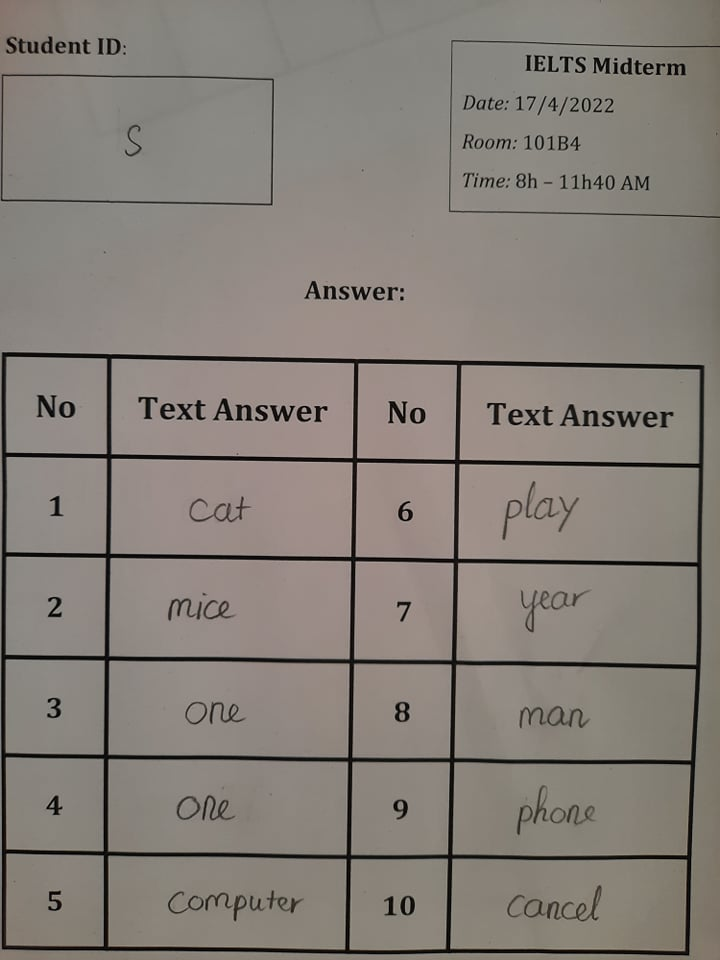
#> input picture raspcode/app/data/image_5.jpg, 720 x 960 px
$ python sys.py
#> lines starting #> are read from the running program, lines starting #| are printed output that depends on the picture; after the words box and inside, x2 and y2 are one past the last pixel; in counts of white or black regions, pixels touching at a corner belong together
import cv2
import numpy as np

image = cv2.imread("data/image_5.jpg")
#> image is the input picture: shape (960, 720, 3); mean B, G, R 120.4, 127.1, 133.8
#image = cv2.rotate(image, cv2.ROTATE_90_COUNTERCLOCKWISE)
#image = cv2.rotate(image, cv2.ROTATE_90_COUNTERCLOCKWISE)s
image = cv2.resize(image, (1080, 720))
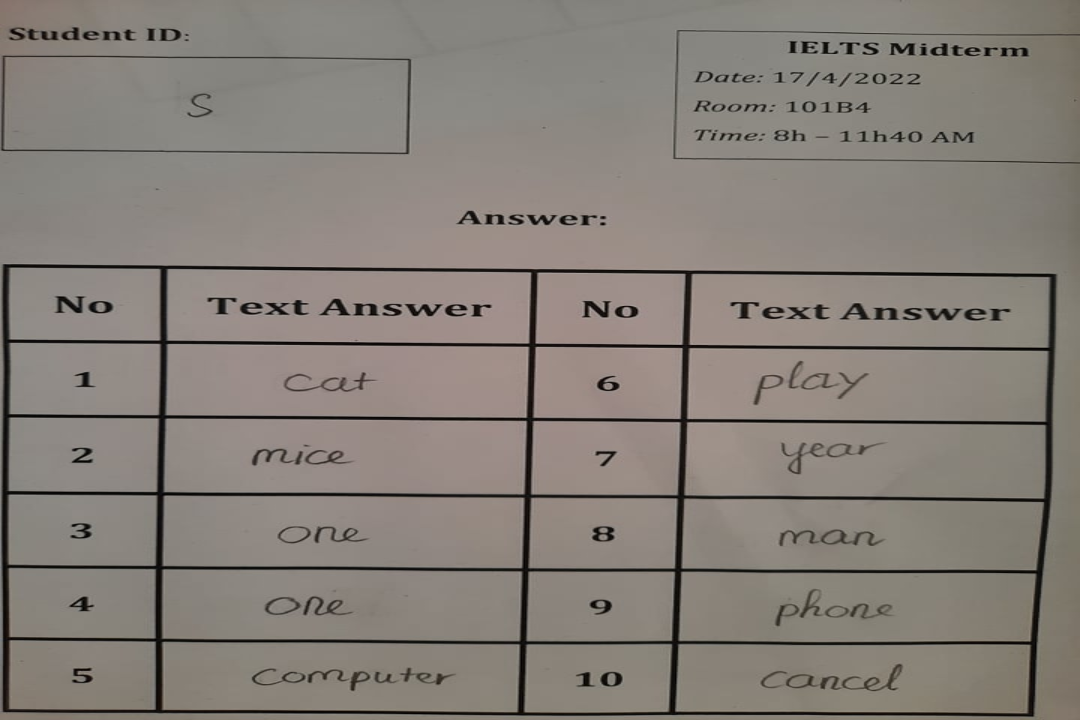
#> image: shape (720, 1080, 3); mean B, G, R 120.3, 127.1, 133.8


gray = cv2.cvtColor(image, cv2.COLOR_BGR2GRAY)

gray = cv2.bilateralFilter(gray, 11, 17, 17)
kernel = np.ones((5,5),np.uint8)
erosion = cv2.erode(gray,kernel,iterations = 2)
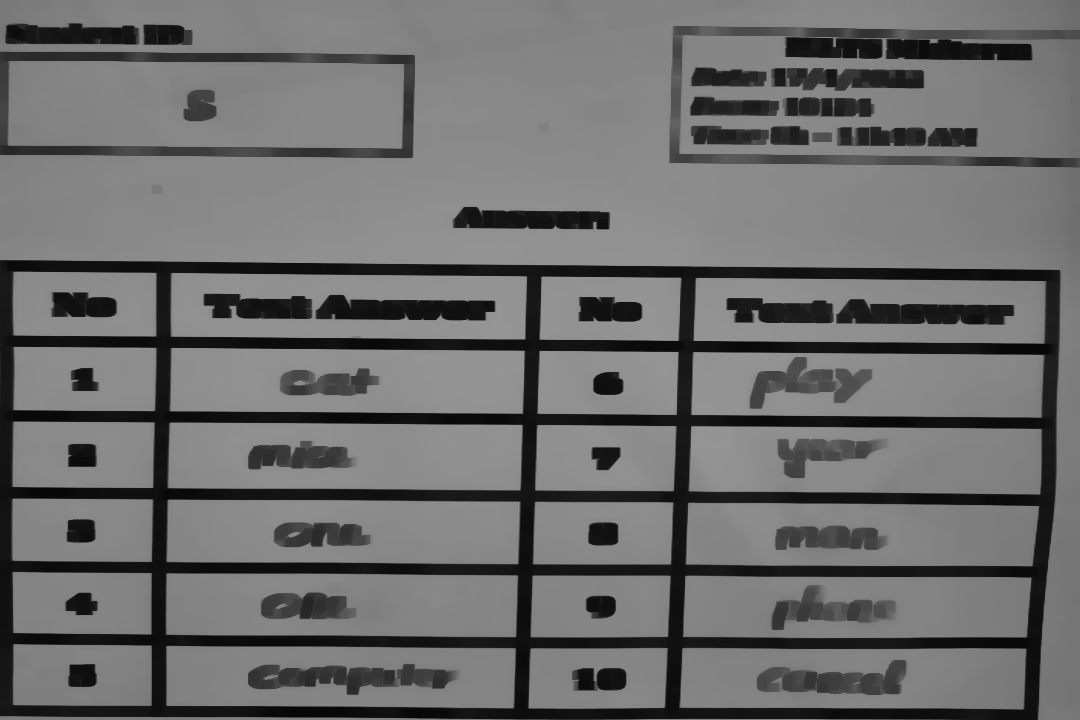
#> erosion: shape (720, 1080); min 7, max 150, mean 109
kernel = np.ones((4,4),np.uint8)
dilation = cv2.dilate(erosion,kernel,iterations = 2)
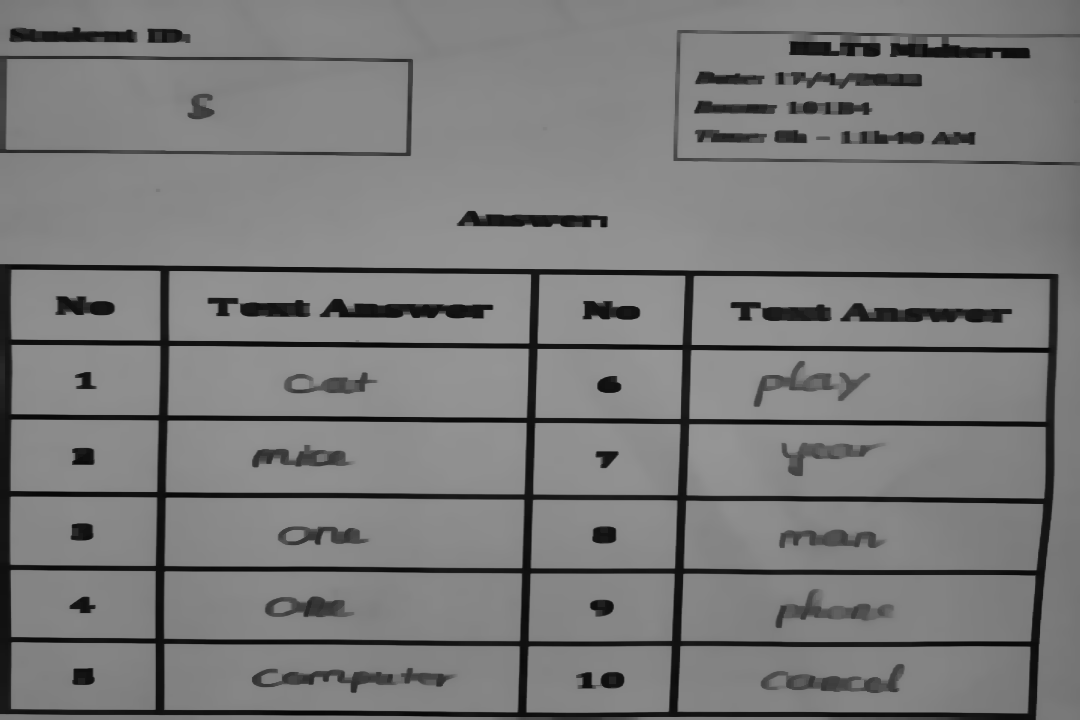
#> dilation: shape (720, 1080); min 7, max 150, mean 122.3
edged = cv2.Canny(dilation, 30, 200)
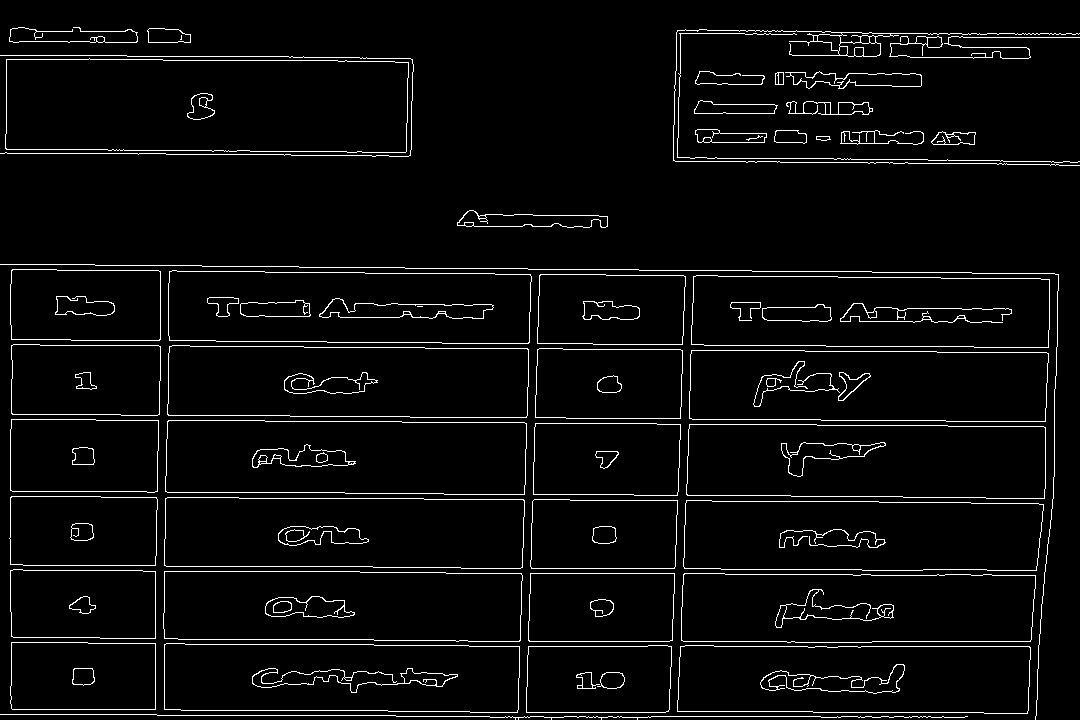
#> edged: shape (720, 1080); 4.1% white in thin lines or dots
contours, hierarchy = cv2.findContours(edged, cv2.RETR_LIST, cv2.CHAIN_APPROX_SIMPLE)
#> contours = 182 contours, 21 with area under 20; largest, box (x1, y1, x2, y2) and area: (5, 58, 409, 153) 36288, (5, 58, 409, 153) 36285, (165, 420, 527, 495) 25738, (165, 420, 527, 495) 25734, (686, 424, 1046, 499) 25512
rects = [cv2.boundingRect(cnt) for cnt in contours]
#> rects = 182 items, first 6: (0, 714, 968, 6), (577, 685, 6, 4), (344, 677, 8, 4), (343, 676, 3, 3), (600, 672, 25, 17), (576, 672, 17, 17)
rects = sorted(rects,key=lambda  x:x[1],reverse=True)


filename = [12, 11, 10, 9, 8, 7, 6, 5, 4, 3, 2, 1, 0]
i = 0
prev_boxes = []
for c in contours:
    (x, y, w, h) = cv2.boundingRect(c)
    if w * h > 12500 and w * h < 40000:
        out = gray[y+10:y+h-10,x+10:x+w-10]
        cv2.rectangle(image, (x, y), (x + w, y + h), (255, 0, 0), 2)
        prev_boxes.append([y + 2, y + h - 2, x + 2, x + w - 2])
        i = i + 1
#> this loop made 182 passes
#> (x, y, w, h) on passes 1, 2, 3, 5, 6, 7, 8, 9, 10, 11, 12, 13: (0, 714, 968, 6), (577, 685, 6, 4), (344, 677, 8, 4), (600, 672, 25, 17), (576, 672, 17, 17), (597, 672, 28, 17), (576, 672, 24, 17), (401, 668, 57, 19), (72, 668, 23, 18), (252, 668, 206, 25), (72, 668, 23, 18), (760, 664, 145, 30)
#> (c, x, y, w, h) on pass 4: ([[343, 677], [344, 676], [345, 677], [344, 678]], 343, 676, 3, 3)
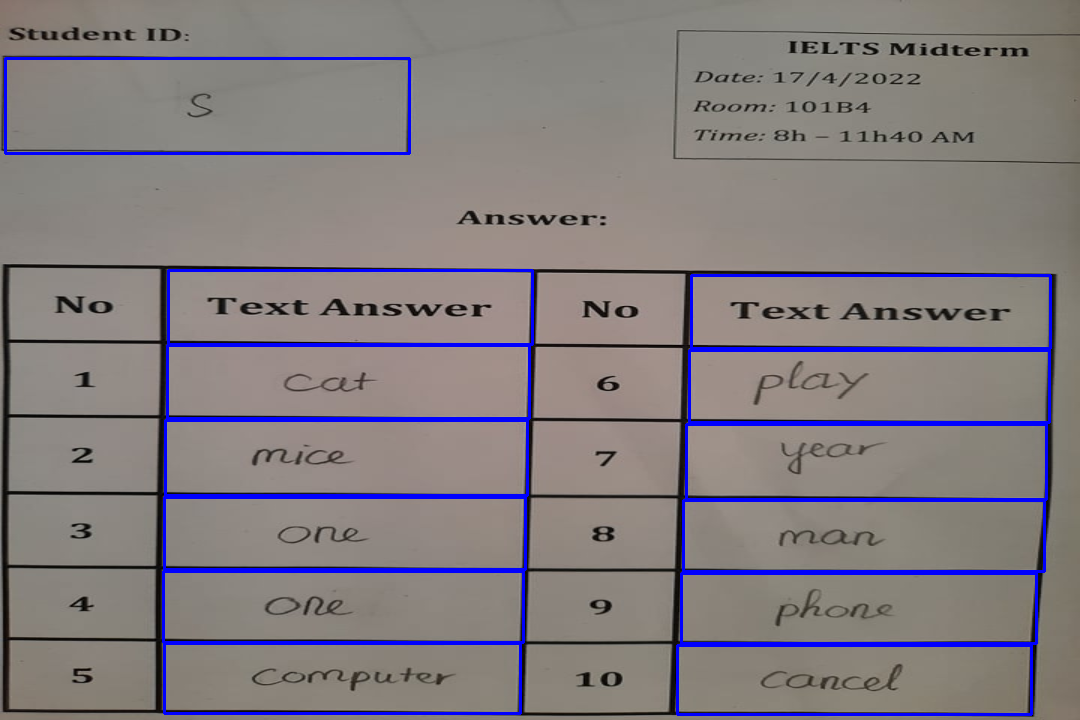
#> image: shape (720, 1080, 3); 3.77% of pixels changed, all inside (x1, y1, x2, y2) = (4, 57, 1052, 716)
#> after the loop, i = 26; prev_boxes = 26 items, first 6: [647, 712, 679, 1029], [647, 712, 679, 1029], [645, 711, 166, 518], [645, 711, 166, 518], [575, 641, 683, 1034], [575, 641, 683, 1034]

prev_boxes = sorted(prev_boxes)
#> prev_boxes = 26 items, first 6: [60, 151, 7, 407], [60, 151, 7, 407], [272, 342, 170, 530], [272, 342, 170, 530], [277, 346, 693, 1048], [277, 346, 693, 1048]
unique = []
for i in prev_boxes:
    if i not in unique:
        unique.append(i)
#> this loop made 26 passes
#> i on passes 1 to 12: [60, 151, 7, 407], [60, 151, 7, 407], [272, 342, 170, 530], [272, 342, 170, 530], [277, 346, 693, 1048], [277, 346, 693, 1048], [347, 416, 169, 527], [347, 416, 169, 527], [352, 420, 691, 1047], [352, 420, 691, 1047], [422, 493, 167, 525], [422, 493, 167, 525]
#> after the loop, unique = 13 items, first 6: [60, 151, 7, 407], [272, 342, 170, 530], [277, 346, 693, 1048], [347, 416, 169, 527], [352, 420, 691, 1047], [422, 493, 167, 525]

t = 20
del_list = []

for i in range(len(unique) - 1):
    if (abs(unique[i][0] - unique[i + 1][0]) < t) and (abs(unique[i][1] - unique[i + 1][1]) < t) and (abs(unique[i][2] - unique[i + 1][2]) < t) and (abs(unique[i][3] - unique[i + 1][3]) < t):
        del_list.append(i)
#> this loop made 12 passes
#> after the loop, del_list = []

for i in reversed(del_list):
    del unique[i]
#> this loop made 0 passes

j = 0

for i in unique:
    kernel = np.ones((2, 2),np.uint8)


    out = gray[i[0]:i[1], i[2]:i[3]]
    out = cv2.erode(out, kernel, iterations = 1)
    cv2.imwrite('cropped\\' + str(filename[j]) + '.jpg', out)
    j += 1
    if j == 13:
        break
#> this loop made 13 passes
#> i on passes 1 to 12: [60, 151, 7, 407], [272, 342, 170, 530], [277, 346, 693, 1048], [347, 416, 169, 527], [352, 420, 691, 1047], [422, 493, 167, 525], [426, 497, 688, 1044], [499, 567, 166, 523], [502, 569, 685, 1042], [573, 640, 165, 521], [575, 641, 683, 1034], [645, 711, 166, 518]
#> pass 1, `out = gray[i[0]:i[1], i[2]:i[3]]`:
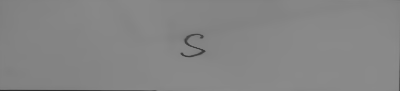
#> out: shape (91, 400); min 39, max 138, mean 133.3
#> pass 2, `out = cv2.erode(out, kernel, iterations = 1)`:
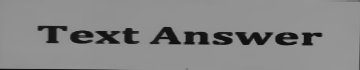
#> out: shape (70, 360); min 15, max 151, mean 135.1
#> after the loop, j = 13

$ run again, with raspcode/app/data/image_7.jpg copied over raspcode/app/data/image_5.jpg
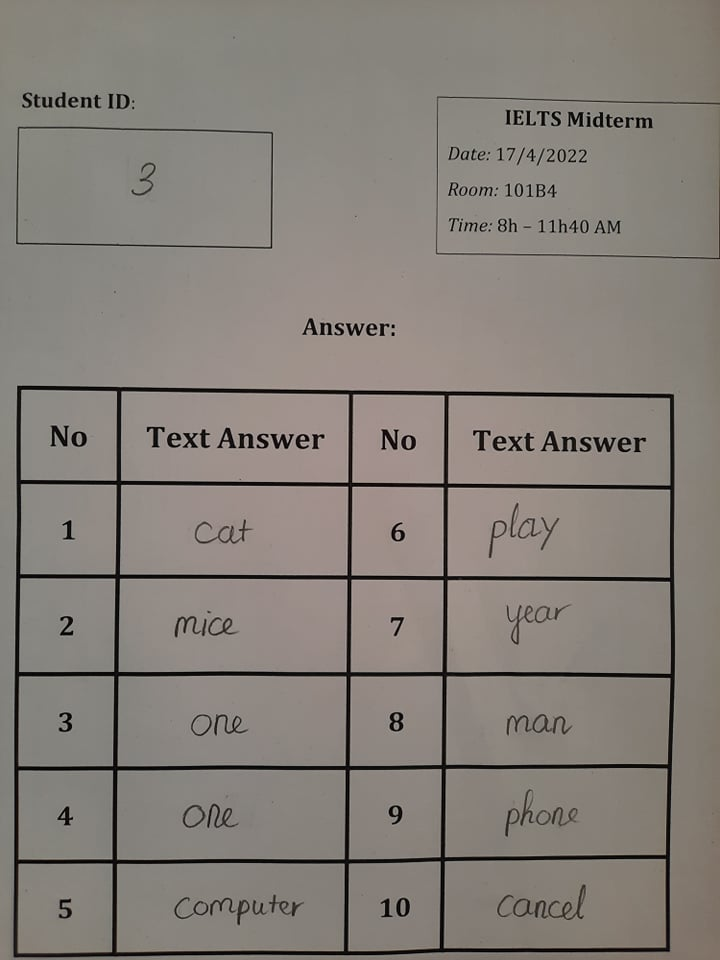
#> input picture raspcode/app/data/image_7.jpg, 720 x 960 px
#> image is the input picture: shape (960, 720, 3); mean B, G, R 121.5, 127.9, 134
#> edged: shape (720, 1080); 3.8% white in thin lines or dots, all inside (x1, y1, x2, y2) = (20, 69, 1080, 720)
#> contours = 176 contours, 18 with area under 20; largest, box (x1, y1, x2, y2) and area: (23, 94, 412, 189) 34910, (23, 94, 412, 189) 34907, (26, 98, 408, 187) 31540, (28, 98, 408, 186) 31534, (179, 435, 522, 505) 23098
#> `rects = [cv2.boundingRect(cnt) for cnt in contours]`: rects = 176 items, first 6: (355, 674, 44, 22), (88, 674, 22, 17), (594, 673, 23, 17), (88, 674, 22, 17), (571, 673, 46, 17), (261, 672, 97, 20)
#> `rects = sorted(rects,key=lambda  x:x[1],reverse=True)`: rects = 176 items, first 6: (355, 674, 44, 22), (88, 674, 22, 17), (88, 674, 22, 17), (594, 673, 23, 17), (571, 673, 46, 17), (261, 672, 97, 20)
#> the loop `for c in contours:` made 176 passes
#> after the loop `for c in contours:`:
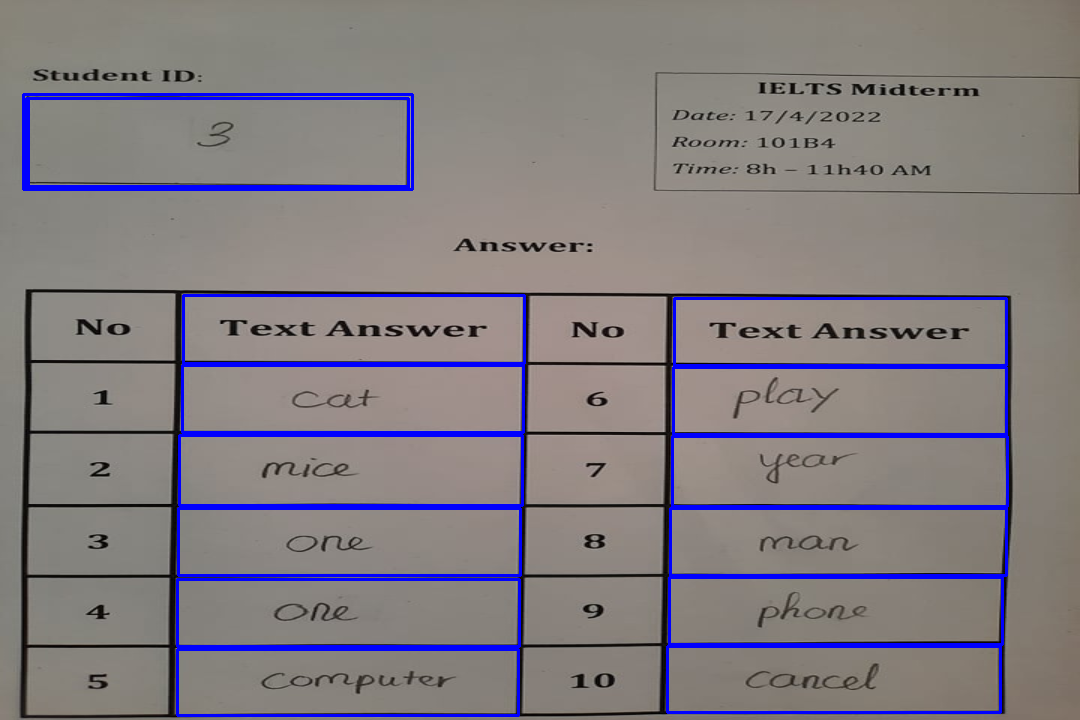
#> image: shape (720, 1080, 3); mean B, G, R 128.8, 124.2, 130.2
#> after the loop `for c in contours:`: i = 28; prev_boxes = 28 items, first 6: [651, 713, 179, 516], [651, 713, 179, 516], [648, 710, 669, 998], [648, 710, 669, 998], [581, 644, 179, 517], [581, 644, 179, 517]
#> `prev_boxes = sorted(prev_boxes)`: prev_boxes = 28 items, first 6: [96, 187, 25, 410], [96, 187, 25, 410], [100, 184, 30, 406], [100, 185, 28, 406], [297, 361, 185, 522], [297, 361, 185, 522]
#> the loop `for i in prev_boxes:` made 28 passes
#> after the loop `for i in prev_boxes:`: unique = 15 items, first 6: [96, 187, 25, 410], [100, 184, 30, 406], [100, 185, 28, 406], [297, 361, 185, 522], [300, 363, 676, 1004], [367, 430, 184, 521]
#> the loop `for i in range(len(unique) - 1):` made 14 passes
#> after the loop `for i in range(len(unique) - 1):`: del_list = [0, 1]
#> the loop `for i in reversed(del_list):` made 2 passes
#> i on pass 2: 0
#> the loop `for i in unique:` made 13 passes
#> i on passes 1 to 8: [100, 185, 28, 406], [297, 361, 185, 522], [300, 363, 676, 1004], [367, 430, 184, 521], [369, 432, 675, 1004], [437, 503, 181, 520], [438, 504, 674, 1005], [510, 573, 180, 518]
#> pass 2, `out = cv2.erode(out, kernel, iterations = 1)`:
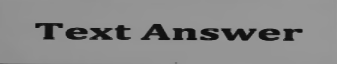
#> out: shape (64, 337); min 13, max 152, mean 136.8
#> after the loop `for i in unique:`: j = 13
